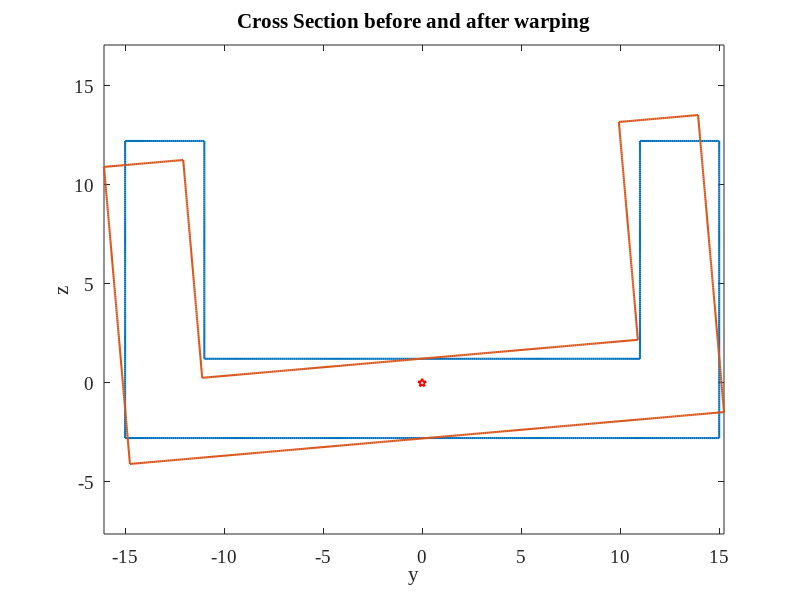
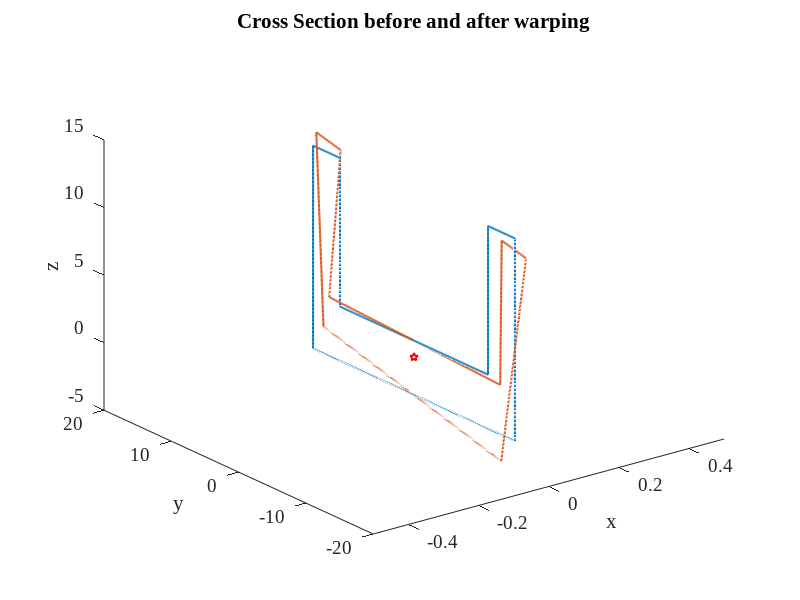

Reproduce these figures in MATLAB, in order.
set(0,'DefaultAxesFontName','Times New Roman')
set(0,'DefaultAxesFontSize',14)
set(0,'DefaultLineLineWidth',1.5)

B = 30;                     % Breadth of Ship
D = 15;                     % Depth of Ship
a = 4;                      % Geometric Parameter "a"
G = 80 * 1e9;               % Shear Modulus of Steel
L = 200;                    % Length of Ship 
Cb = 0.6;                   % Block coefficient of the Ship
th_des = 5;                 % Permissible twist angle in degrees

H = 8.13 - ((250 - (0.7*L))/(125))^3;
Cw = 0.165 + (0.95*Cb);
Cm = 0.45*(B^2)*(Cw^2);
Cq = 5*D*Cb;
Km = 2;
Kq = 0;
d = ((D^2)/(2*D + B)) - (0.6*D);
 
% Calculate the twisting moment generated at the midship section for
% ship heading bearing an angle 60 degrees to incident wave direction

Mx = 250*H*L*((Km*Cm) + (Kq*Cq*d));


% Calculate the thickness such that the maximum twist over the length of
% the ship is less than 5 degrees

t = (180*Mx*L*(B + (2*D) - a))/(2*pi*G*th_des*((B + (2*D) - (2*a))^2)*(a^2));

fprintf('The required thickness of plate is %.2f mm !!\n',t*1000);

% We can approximate that the amount of material used in building the ship
% is roughly proportional to the area of structural midship cross section.
% Calculate the area of cross section of the midship Acs

Acs = 2*t*(B + (2*D) -a);

fprintf('The area of cross-section is %.2f m^2\n',Acs);

% Now we want to calculate the warping of this section as it twists and
% visualize the twist

% Arc length

s = 0 : 0.1 : (B + 2 * D - a);

% Calculate the warping function about point D as given in the notes

wD = zeros(size(s));
zeta = s;
eta = s;

ind = s <= B/2;
eta(ind) = 0;
zeta(ind) = s(ind);

ind = s > B/2 & s <= B/2 + D;
s_ftc = (s(ind) - B/2);
zeta(ind) = B/2;
eta(ind)  = s_ftc;
wD(ind)   = zeta(ind).*eta(ind);

ind = s > B/2 + D & s <= B/2 + D + a;
s_ftc = (s(ind) - B/2 - D);
zeta(ind) = (B/2) - s_ftc;
eta(ind)  = D;
wD(ind)   = ((B/2)*D) + s_ftc.*eta(ind);

ind = s > B/2 + D + a & s <= B/2 + D + a + (D - a);
s_ftc = (s(ind) - B/2 - D - a);
zeta(ind) = (B/2) - a;
eta(ind)  = D - s_ftc;
wD(ind)   = (B/2)*D + a*D + s_ftc.*zeta(ind);

ind = s > B/2 + D + a + (D-a) & s <= B/2 + D + a + (D - a) + (B/2 - a);
s_ftc = (s(ind) - B/2 - D - a - (D - a));
zeta(ind) = (B/2) - a - s_ftc;
eta(ind)  = a;
wD(ind)   = (B/2)*D + (D - a)*(B/2 - a) + (a*D) + s_ftc.*eta(ind);

% Calculate the warping function for closed sections

J0 = (2*((B+2*(D-a))^2)*(a^2)*t)/(B+2*D-a);
Aen = (B+2*(D-a))*a;
wD = wD - J0/2/Aen*s;

% Enforce the boundary condition that the warping at the centerline must 
% be zero

wD = wD + (s/s(end))*(wD(1) - wD(end));

% Calculate the integrand of integral calculating the location of center of
% twist

integrand =  t.*zeta.*wD;

% Calculate the second moment of area of cross section about eta axis

I_eta = (((B^3)*t)/24) + (((B^2)*t*D)/4) + ((((B/2)^3)*t)/3) + ((((B/2) - a)^2)*t*(D - a));

% Location of center of twist along eta-axis 

eta0 = -(1/I_eta)*trapz(s,integrand);
%eta0 =  -(1/I_eta)*(((B^2)*(D^2)*t/8) + (((B^2)*D*a*t/4) - (D*t*(a^3)/3)) + (t*((B/2) - a)*(D - a)*((B*((3*D) - a)/4) + (a*(D + a)/2))) + ((((B*D/2) + (a*D) + (B/2 - a)*(D - a))*((B/2 - a)^2)*t/2) + (a*((B/2 - a)^3)*t/6)));


% St. Venant's constant

J = (2*t*((B + 2*(D - a))^2)*(a^2))/(B + (2*D) - a);

% Rate of Twist

dtheta_dx = Mx/(G*J);

% Twist over a length dL

theta =  dtheta_dx*L;

% Maximum shear stress in the section
A = (B*a) + 2*(D-a)*a;
tau = (Mx)/(2*A*t);

fprintf('Maximum shear stress in the section is %.2f MPa\n',tau*1e-6);


% You need not edit any lines below this
%--------------------------------------------------------------------------

% Visualization

% Original section

x_orig = zeros(size(s));
y_orig = zeta;
z_orig = eta - eta0;

% xf_orig = x_orig;
% yf_orig = y_orig;
% zf_orig = z_orig;

xf_orig = [x_orig x_orig];
yf_orig = [fliplr(-y_orig) y_orig];
zf_orig = [fliplr(z_orig) z_orig];

% Calculate the normalized warping function

wn = - wD - eta0*zeta;

% New Section

x1_new = x_orig + dtheta_dx*wn;
y1_new = y_orig - theta*z_orig;
z1_new = z_orig + theta*y_orig;

x2_new = x_orig - dtheta_dx*wn;
y2_new = -y_orig - theta*z_orig;
z2_new = z_orig - theta*y_orig;

xf_new = [fliplr(x2_new) x1_new];
yf_new = [fliplr(y2_new) y1_new];
zf_new = [fliplr(z2_new) z1_new];

% xf_new = x1_new;
% yf_new = y1_new;
% zf_new = z1_new;

figure
plot(yf_orig,zf_orig)
hold all
plot(yf_new,zf_new)
axis equal
plot(0,0,'rp')
title('Cross Section before and after warping')
ylabel('z')
xlabel('y')

figure
plot3(xf_orig,yf_orig,zf_orig)
hold all
plot3(xf_new,yf_new,zf_new)
plot(0,0,'rp')
xlim(0.5*[-1 1])
title('Cross Section before and after warping')
ylabel('y')
xlabel('x')
zlabel('z')
